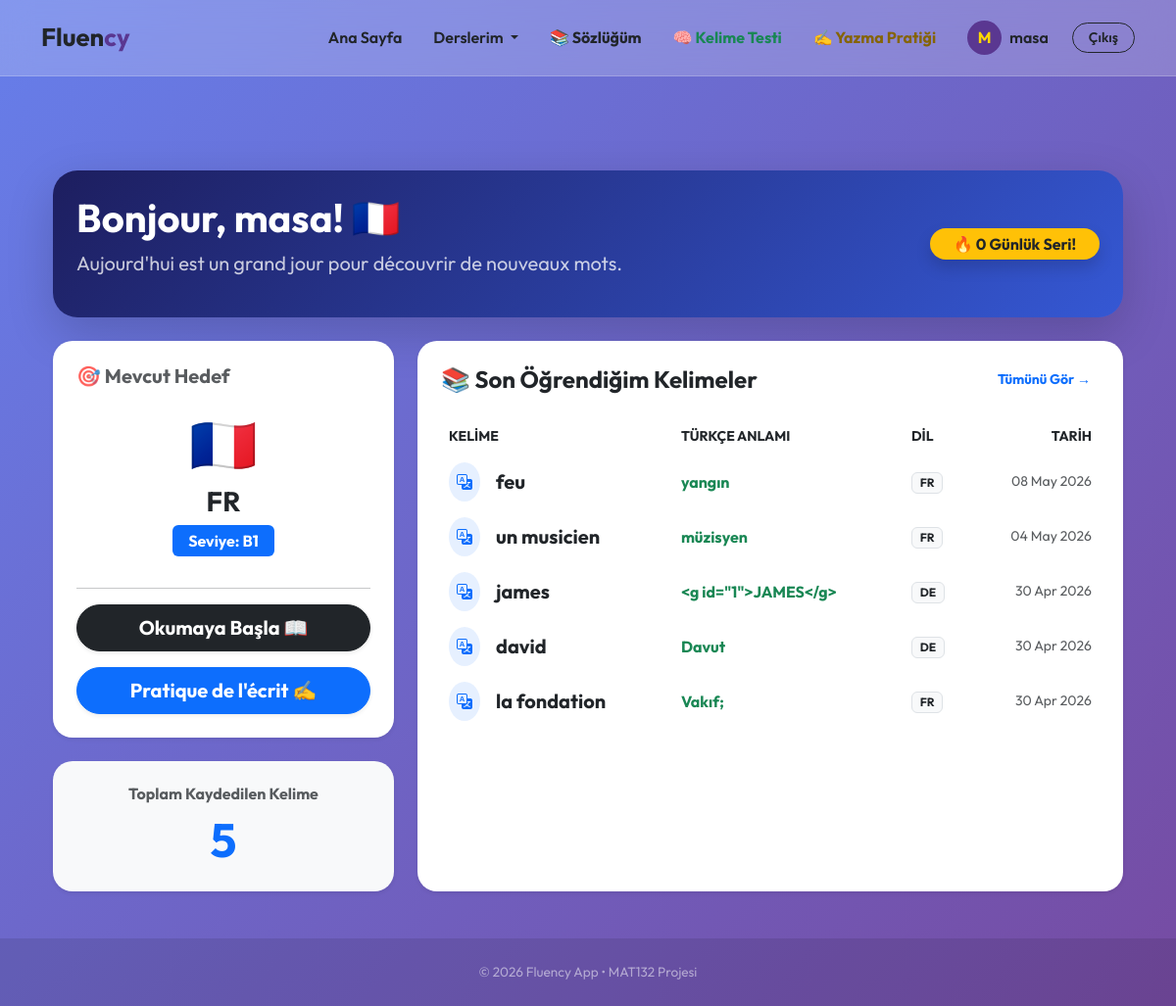
Page / (signed in) on the earlier database version.
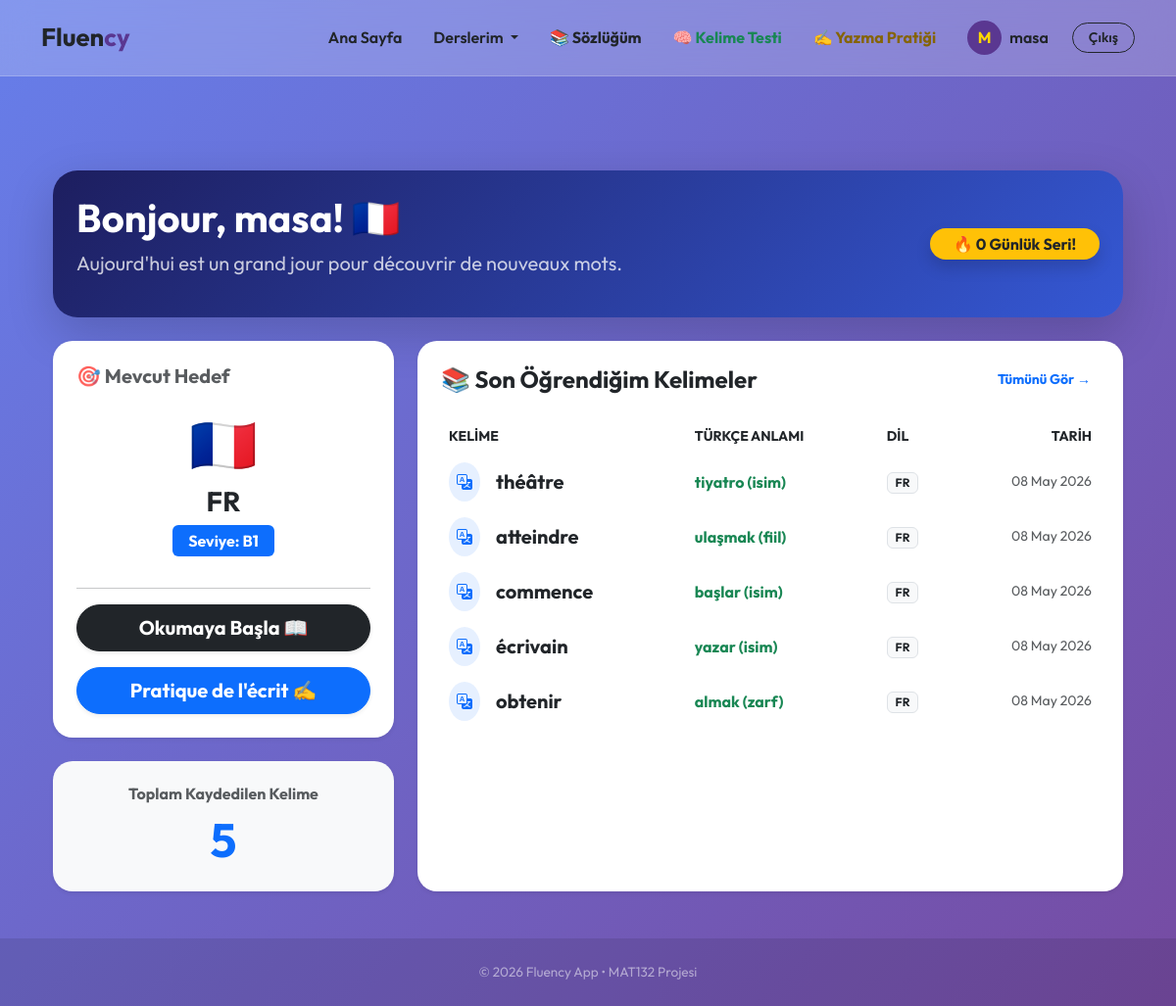
Same page on the later database version.
### vocabulary/models.py (models this page shows, shortened)
class SavedWord(models.Model):
    STATUS_CHOICES = [
        ('learning', 'Öğreniyorum ⏳'),
        ('review', 'Tekrar Et 🔄'),
        ('learned', 'Öğrendim ✅'),
    ]
    user = models.ForeignKey(settings.AUTH_USER_MODEL, on_delete=models.CASCADE)
    word = models.CharField(max_length=100)
    turkish_meaning = models.CharField(max_length=150, blank=True, null=True)
    language = models.CharField(max_length=5)
    status = models.CharField(max_length=20, choices=STATUS_CHOICES, default='learning')
    added_at = models.DateTimeField(auto_now_add=True)
    updated_at = models.DateTimeField(auto_now=True)

### users/views.py (the view, shortened to what this page needs)
# urls.py: path('', views.index, name='index'),
def index(request):
    context = {}
    if request.user.is_authenticated:
        user_words = SavedWord.objects.filter(user=request.user).order_by('-updated_at')
        context['user_words'] = user_words[:5]
        user_langs = UserLanguageLevel.objects.filter(user=request.user)
        context['user_languages'] = user_langs
        active_lang_id = request.session.get('active_lang_id')
        if active_lang_id:
            active_lang = user_langs.filter(id=active_lang_id).first()
        else:
            active_lang = user_langs.first()
            if active_lang:
                request.session['active_lang_id'] = active_lang.id
                request.session['active_lang_code'] = active_lang.language_code
        context['active_lang'] = active_lang
        context['user_streak'] = 0
    return render(request, "index.html", context)

### users/context_processors.py (called while the page is built)
def global_user_languages(request):
    if request.user.is_authenticated:
        languages = request.user.languages.all()
        return {'user_languages': languages}
    return {}

### templates/index.html (shortened to what the changed rows need)
{% extends "base.html" %}
{% block content %}
<div class="container mt-5">
    <div class="row mb-4">
        <div class="col-md-12">
            <div class="card border-0 shadow-lg p-4 text-white" style="background: linear-gradient(135.47deg, #1d1e5f 0%, #3558d4 100%); border-radius: 25px;">
                <div class="d-flex align-items-center justify-content-between">
                    <div>
                        <h1 class="fw-bold">
                            {% if active_lang.language_code == 'de' %} Hallo, {{ user.username }}! 🇩🇪
                            {% elif active_lang.language_code == 'en' %} Hello, {{ user.username }}! 🇬🇧
                            {% elif active_lang.language_code == 'kr' %} 안녕하세요, {{ user.username }}! 🇰🇷
                            {% elif active_lang.language_code == 'ar' %} مرحباً, {{ user.username }}! 🇸🇦
                            {% elif active_lang.language_code == 'fa' %} سلام, {{ user.username }}! 🇮🇷
                            {% elif active_lang.language_code == 'fr' %} Bonjour, {{ user.username }}! 🇫🇷
                            {% else %} Merhaba, {{ user.username }}! 👋
                            {% endif %}
                        </h1>
                    </div>
                </div>
            </div>
        </div>
    </div>
    <div class="row g-4">
        <div class="col-lg-8">
            <div class="card border-0 shadow-sm p-4 h-100" style="border-radius: 20px;">
                <div class="table-responsive">
                    <table class="table table-hover align-middle border-0">
                        <thead class="text-muted small text-uppercase">
                            <tr>
                                <th class="border-0">Kelime</th>
                                <th class="border-0">Türkçe Anlamı</th>
                                <th class="border-0">Dil</th>
                                <th class="border-0 text-end">Tarih</th>
                            </tr>
                        </thead>
                        <tbody>
                            {% for word in user_words %}
                            <tr style="cursor: pointer;">
                                <td class="border-0">
                                    <div class="d-flex align-items-center">
                                        <div class="rounded-circle bg-primary bg-opacity-10 p-2 me-3">
                                            <i class="bi bi-translate text-primary"></i>
                                        </div>
                                        <span class="fw-bold text-dark fs-5">{{ word.word }}</span>
                                    </div>
                                </td>
                                <td class="border-0 text-success fw-bold fs-6">
                                    {{ word.turkish_meaning }}
                                </td>
                                <td class="border-0">
                                    <span class="badge bg-light text-dark border">{{ word.language|upper }}</span>
                                </td>
                                <td class="border-0 text-end text-muted small">
                                    {{ word.added_at|date:"d M Y" }}
                                </td>
                            </tr>
                            {% endfor %}
                        </tbody>
                    </table>
                </div>
            </div>
        </div>
    </div>
</div>
{% endblock %}

Differences in the rows shown:
no longer on this page (row unchanged): SavedWord: word "feu", turkish_meaning "yangın", language "FR", added_at "08 May 2026"
no longer on this page (row unchanged): SavedWord: word "un musicien", turkish_meaning "müzisyen", language "FR", added_at "04 May 2026"
no longer on this page (row unchanged): SavedWord: word "james", turkish_meaning "<g id=\"1\">JAMES</g>", language "DE", added_at "30 Apr 2026"
no longer on this page (row unchanged): SavedWord: word "david", turkish_meaning "Davut", language "DE", added_at "30 Apr 2026"
no longer on this page (row unchanged): SavedWord: word "la fondation", turkish_meaning "Vakıf;", language "FR", added_at "30 Apr 2026"
added SavedWord: word "théâtre", turkish_meaning "tiyatro (isim)", language "FR", added_at "08 May 2026"
added SavedWord: word "atteindre", turkish_meaning "ulaşmak (fiil)", language "FR", added_at "08 May 2026"
added SavedWord: word "commence", turkish_meaning "başlar (isim)", language "FR", added_at "08 May 2026"
added SavedWord: word "écrivain", turkish_meaning "yazar (isim)", language "FR", added_at "08 May 2026"
added SavedWord: word "obtenir", turkish_meaning "almak (zarf)", language "FR", added_at "08 May 2026"
